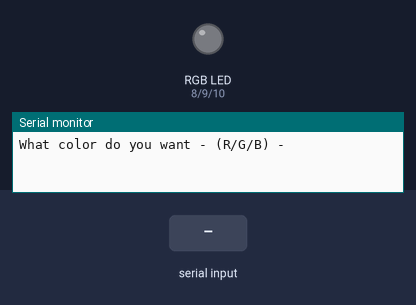
The sketch below on a simulated Arduino Uno, built with avr-gcc and run on an emulated ATmega328P. On the bench: an RGB LED mixed from three pins (HIGH = lit), the last lines printed to the serial monitor. Inputs (shaded band) come from the test bench.

Above: at 1.2 s.
1.3 s: "r" received over Serial
At 3.0 s:
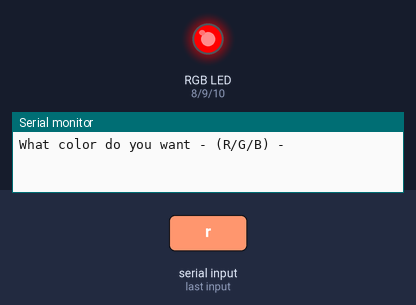
3.8 s: "g" received over Serial
At 7.3 s:
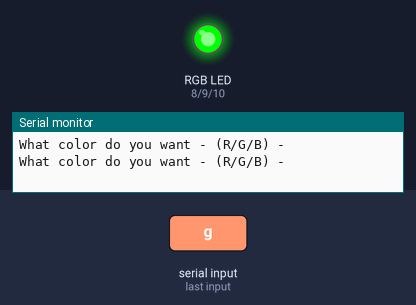
Timing chart, 0 to 8.8 s (numbered marks = the images above; inputs shaded):
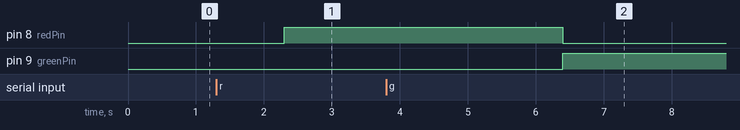

Measured:
- after the input at 1.3 s, pin 8 (redPin): LOW → HIGH after 1.0 s
- after the input at 3.8 s, pin 8 (redPin): HIGH → LOW after 2.6 s; pin 9 (greenPin): LOW → HIGH after 2.6 s

The sketch:

17_RGB_MODULE.ino
```cpp
int redPin = 8;
int greenPin = 9;
int bluePin = 10;
String myColor;
String msg = "What color do you want - (R/G/B) - ";
int d1 = 100;
int d2 = 3000;

void setup(){
  pinMode(redPin, OUTPUT);
  pinMode(greenPin, OUTPUT);
  pinMode(bluePin, OUTPUT);
  Serial.begin(9600);
}

void loop(){
  // input --> ask - wait - get
  Serial.print(msg);
  delay(d1);
  while(Serial.available() == 0){
    // HANG AROUND
  }
  myColor = Serial.readString();
  if(myColor == "r" || myColor == "R"){
    digitalWrite(redPin, HIGH);
    digitalWrite(greenPin, LOW);
    digitalWrite(bluePin, LOW);
  }else if(myColor == "g" || myColor == "G"){
    digitalWrite(redPin, LOW);
    digitalWrite(greenPin, HIGH);
    digitalWrite(bluePin, LOW);
  }else if(myColor ==  "b" || myColor == "B"){
    digitalWrite(redPin, LOW);
    digitalWrite(greenPin, LOW);
    digitalWrite(bluePin, HIGH);
  }else{
    Serial.println("PLEASE CHOOSE ONE OF R,r/G,g/B,b!!");
  }
  Serial.println("");
  delay(d2);

}
```
